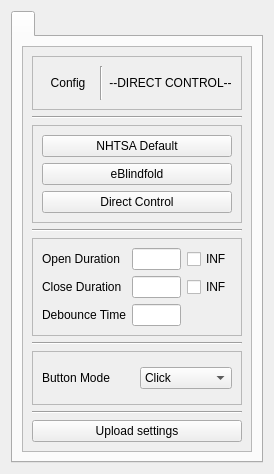
<?xml version="1.0" encoding="UTF-8"?>
<ui version="4.0">
 <class>Form</class>
 <widget class="QWidget" name="Form">
  <property name="geometry">
   <rect>
    <x>0</x>
    <y>0</y>
    <width>274</width>
    <height>474</height>
   </rect>
  </property>
  <property name="windowTitle">
   <string>Form</string>
  </property>
  <layout class="QVBoxLayout" name="verticalLayout">
   <item>
    <widget class="QTabWidget" name="tabWidget">
     <property name="currentIndex">
      <number>0</number>
     </property>
     <widget class="QWidget" name="tabWidgetPage2" native="true">
      <attribute name="title">
       <string/>
      </attribute>
      <layout class="QVBoxLayout" name="verticalLayout_4">
       <item>
        <widget class="QScrollArea" name="scrollArea">
         <property name="widgetResizable">
          <bool>true</bool>
         </property>
         <widget class="QWidget" name="scrollAreaWidgetContents">
          <property name="geometry">
           <rect>
            <x>0</x>
            <y>0</y>
            <width>230</width>
            <height>410</height>
           </rect>
          </property>
          <layout class="QVBoxLayout" name="verticalLayout_5">
           <item>
            <widget class="QFrame" name="config_frame">
             <property name="frameShape">
              <enum>QFrame::StyledPanel</enum>
             </property>
             <property name="frameShadow">
              <enum>QFrame::Raised</enum>
             </property>
             <layout class="QHBoxLayout" name="horizontalLayout_3">
              <item>
               <widget class="QLabel" name="config_label">
                <property name="text">
                 <string>Config</string>
                </property>
                <property name="alignment">
                 <set>Qt::AlignCenter</set>
                </property>
               </widget>
              </item>
              <item>
               <widget class="Line" name="config_sep_line">
                <property name="orientation">
                 <enum>Qt::Vertical</enum>
                </property>
               </widget>
              </item>
              <item>
               <widget class="QLabel" name="config_val">
                <property name="text">
                 <string>--DIRECT CONTROL--</string>
                </property>
                <property name="alignment">
                 <set>Qt::AlignCenter</set>
                </property>
               </widget>
              </item>
             </layout>
            </widget>
           </item>
           <item>
            <widget class="Line" name="config_preset_sep_line">
             <property name="orientation">
              <enum>Qt::Horizontal</enum>
             </property>
            </widget>
           </item>
           <item>
            <widget class="QFrame" name="presets_frame">
             <property name="frameShape">
              <enum>QFrame::StyledPanel</enum>
             </property>
             <property name="frameShadow">
              <enum>QFrame::Raised</enum>
             </property>
             <layout class="QVBoxLayout" name="verticalLayout_6">
              <item>
               <widget class="QPushButton" name="nhtsa_button">
                <property name="text">
                 <string>NHTSA Default</string>
                </property>
               </widget>
              </item>
              <item>
               <widget class="QPushButton" name="eblindfold_button">
                <property name="text">
                 <string>eBlindfold</string>
                </property>
               </widget>
              </item>
              <item>
               <widget class="QPushButton" name="direct_control_button">
                <property name="text">
                 <string>Direct Control</string>
                </property>
               </widget>
              </item>
             </layout>
            </widget>
           </item>
           <item>
            <widget class="Line" name="preset_input_box_sep_line">
             <property name="orientation">
              <enum>Qt::Horizontal</enum>
             </property>
            </widget>
           </item>
           <item>
            <widget class="QFrame" name="input_box_frame">
             <property name="frameShape">
              <enum>QFrame::StyledPanel</enum>
             </property>
             <property name="frameShadow">
              <enum>QFrame::Raised</enum>
             </property>
             <layout class="QGridLayout" name="gridLayout_2">
              <item row="0" column="0">
               <widget class="QLabel" name="open_dur_label">
                <property name="text">
                 <string>Open Duration</string>
                </property>
               </widget>
              </item>
              <item row="0" column="1">
               <widget class="QLineEdit" name="open_dur_line_edit"/>
              </item>
              <item row="0" column="2">
               <widget class="QCheckBox" name="open_inf_check_box">
                <property name="text">
                 <string>INF</string>
                </property>
               </widget>
              </item>
              <item row="1" column="0">
               <widget class="QLabel" name="close_dur_label">
                <property name="text">
                 <string>Close Duration</string>
                </property>
               </widget>
              </item>
              <item row="1" column="1">
               <widget class="QLineEdit" name="close_dur_line_edit"/>
              </item>
              <item row="1" column="2">
               <widget class="QCheckBox" name="close_inf_check_box">
                <property name="text">
                 <string>INF</string>
                </property>
               </widget>
              </item>
              <item row="2" column="0">
               <widget class="QLabel" name="debounce_label">
                <property name="text">
                 <string>Debounce Time</string>
                </property>
               </widget>
              </item>
              <item row="2" column="1">
               <widget class="QLineEdit" name="debounce_time_line_edit"/>
              </item>
             </layout>
            </widget>
           </item>
           <item>
            <widget class="Line" name="input_box_mode_sep_line">
             <property name="orientation">
              <enum>Qt::Horizontal</enum>
             </property>
            </widget>
           </item>
           <item>
            <widget class="QFrame" name="button_mode_frame">
             <property name="frameShape">
              <enum>QFrame::StyledPanel</enum>
             </property>
             <property name="frameShadow">
              <enum>QFrame::Raised</enum>
             </property>
             <layout class="QHBoxLayout" name="horizontalLayout_4">
              <item>
               <widget class="QLabel" name="button_mode_label">
                <property name="text">
                 <string>Button Mode</string>
                </property>
               </widget>
              </item>
              <item>
               <widget class="QComboBox" name="button_mode_selector">
                <item>
                 <property name="text">
                  <string>Click</string>
                 </property>
                </item>
                <item>
                 <property name="text">
                  <string>Hold</string>
                 </property>
                </item>
               </widget>
              </item>
             </layout>
            </widget>
           </item>
           <item>
            <widget class="Line" name="mode_upload_sep_line">
             <property name="orientation">
              <enum>Qt::Horizontal</enum>
             </property>
            </widget>
           </item>
           <item>
            <widget class="QPushButton" name="upload_settings_button">
             <property name="text">
              <string>Upload settings</string>
             </property>
            </widget>
           </item>
          </layout>
         </widget>
        </widget>
       </item>
      </layout>
     </widget>
    </widget>
   </item>
  </layout>
 </widget>
 <resources/>
 <connections/>
</ui>
